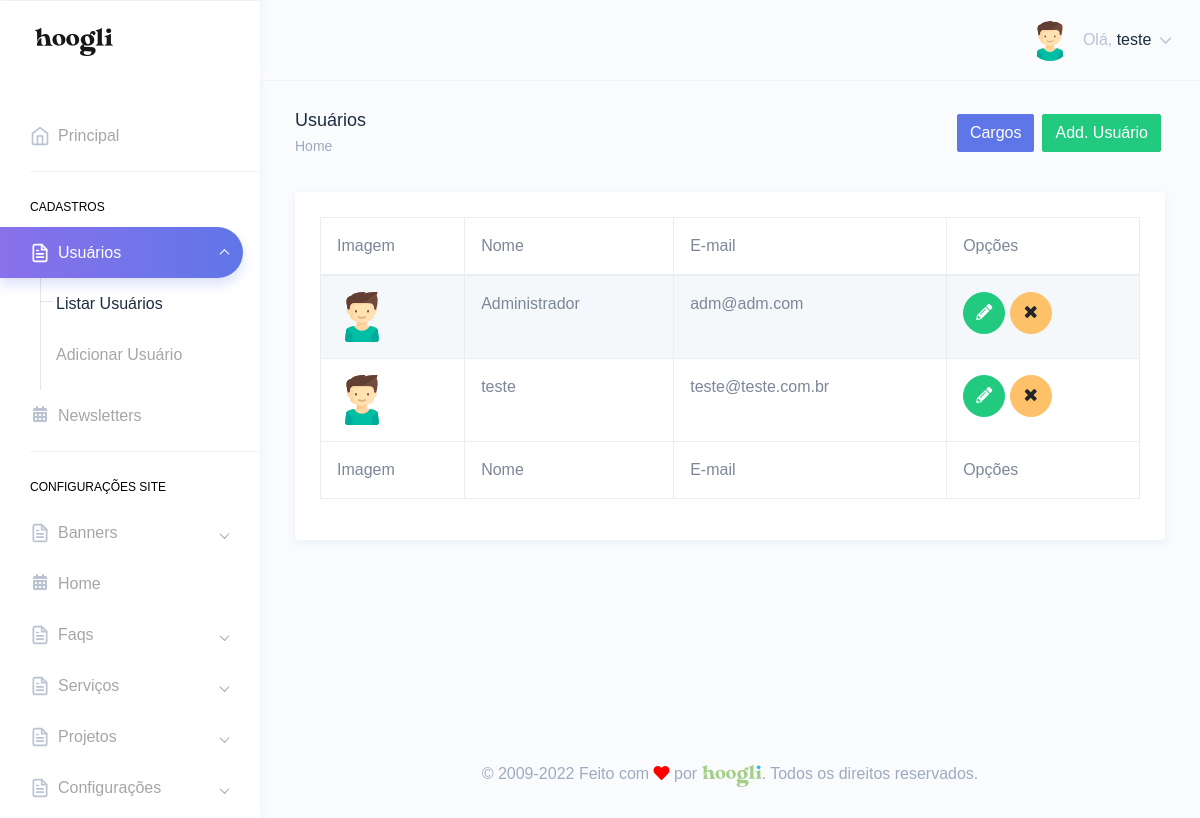
/painel/usuarios.php (signed in), run on the app's committed database.
### tables this page shows
CREATE TABLE `tbl_usuarios` (
  `id` int(11) NOT NULL,
  `nome` varchar(250) DEFAULT NULL,
  `email` varchar(250) DEFAULT NULL,
  `telefone` varchar(250) DEFAULT NULL,
  `endereco` varchar(250) DEFAULT NULL,
  `cpf` varchar(100) DEFAULT NULL,
  `login` varchar(100) DEFAULT NULL,
  `senha` varchar(100) DEFAULT NULL,
  `foto` varchar(250) DEFAULT NULL,
  `id_cargo` int(11) DEFAULT NULL,
  `sexo` varchar(2) DEFAULT NULL,
  `perm_cad_usuario` varchar(2) DEFAULT NULL,
  `perm_relatorio` varchar(2) DEFAULT NULL,
  `perm_add_usuario` varchar(2) DEFAULT NULL,
  `perm_edit_usuario` varchar(2) DEFAULT NULL,
  `perm_del_usuario` varchar(2) DEFAULT NULL,
  `perm_cad_contato` varchar(2) DEFAULT NULL,
  `perm_edit_contato` varchar(2) DEFAULT NULL,
  `perm_del_contato` varchar(2) DEFAULT NULL,
  `perm_edit_contato_nf` varchar(3) DEFAULT NULL,
  `perm_pag_principal_rm` varchar(2) DEFAULT NULL,
  `perm_pag_principal_uc` varchar(2) DEFAULT NULL,
  `admin_geral` varchar(2) DEFAULT NULL,
  `data_frase` date DEFAULT NULL,
  `id_frase` int(11) DEFAULT NULL,
  `frase_lida` varchar(2) DEFAULT NULL
);

### Connection/con-pdo.php (called while the page is built, shortened)
<?php
$conInstanciada = '';
if(empty($conInstanciada)) {
	class Conexao {
		private static $pdo;
		public static function getInstance() {
		if (!isset(self::$pdo)) {
		 try {
		  $opcoes = array(PDO::MYSQL_ATTR_INIT_COMMAND => 'SET NAMES utf8', PDO::ATTR_PERSISTENT => TRUE);
		  self::$pdo = new PDO("mysql:host=" . HOST . "; dbname=" . DBNAME . "; charset=" . CHARSET . ";", USER, PASSWORD, $opcoes);
		  self::$pdo->setAttribute(PDO::ATTR_ERRMODE, PDO::ERRMODE_EXCEPTION);
		 } catch (PDOException $e) {
		  print "Erro: " . $e->getMessage();
		 }
		}
		return self::$pdo;
		}
	}
}

### Class/acesso.class.php (called while the page is built, shortened)
<?php
$AcessoInstanciada = '';
if(empty($AcessoInstanciada)) {
	if(file_exists('Connection/conexao.php')) {
		require_once('Connection/con-pdo.php');
		require_once('funcoes.php');
	} else {
		require_once('../Connection/con-pdo.php');
		require_once('../funcoes.php');
	}
	class Acesso {
		private $pdo = null;
		private static $Acesso = null;
		private function __construct($conexao){
			$this->pdo = $conexao;
		}
		public static function getInstance($conexao){
			if (!isset(self::$Acesso)):
				self::$Acesso = new Acesso($conexao);
			endif;
			return self::$Acesso;
		}
		function rsDados($id='', $idCargo='', $orderBy='', $limite='') {
			$sqlLimite = '';
			$sqlOrdem = '';
			$sql = '';
			$nCampos = 0;
			if(!empty($id)) {
				$sql .= " and id = ?";
				$nCampos++;
				$campo[$nCampos] = $id;
			}
			try{
				$sql = "SELECT * FROM tbl_usuarios where 1=1 $sql $sqlOrdem $sqlLimite";
				$stm = $this->pdo->prepare($sql);
				for($i=1; $i<=$nCampos; $i++) {
					$stm->bindValue($i, $campo[$i]);
				}
				$stm->execute();
				$rsDados = $stm->fetchAll(PDO::FETCH_OBJ);
				if($id <> '' or $limite == 1) {
					return($rsDados[0]);
				} else {
					return($rsDados);
				}
			} catch(PDOException $erro){
				echo $erro->getMessage();
			}
		}
	}
}

### painel/verifica.php (called while the page is built, shortened)
<?php
include "../Class/acesso.class.php";
$verificaRestrito = Acesso::getInstance(Conexao::getInstance());
$usuarios = Acesso::getInstance(Conexao::getInstance());
$verificaRestrito->restritoAdmin();
$dadosUsuarioLogado = $verificaRestrito->rsDados($_SESSION['dadosLogado']->id);
?>

### funcoes.php (called while the page is built, shortened)
<?php
  function icone_genero($genero) {
    switch ($genero) {
      case "M": return "assets/images/avatars/boy.svg"; break;
    }
  }
?>

### painel/usuarios.php (the view, shortened to what this page needs)
<?php include "verifica.php";
$puxaUsuarios = $usuarios->rsDados();
?>
<!DOCTYPE html>
<html dir="ltr" lang="pt-br">
<head>
    <link href="dist/css/style.min.css" rel="stylesheet">
</head>
<body>
    <div id="main-wrapper" data-theme="light" data-layout="vertical" data-navbarbg="skin6" data-sidebartype="full" data-sidebar-position="fixed" data-header-position="fixed" data-boxed-layout="full">
      <?php include "header.php";?>
       <?php include "inc-menu-lateral.php";?>
        <div class="page-wrapper">
            <div class="page-breadcrumb">
                <div class="row">
                    <div class="col-7 align-self-center">
                        <h4 class="page-title text-truncate text-dark font-weight-medium mb-1">Usuários</h4>
                        <div class="d-flex align-items-center">
                            <nav aria-label="breadcrumb">
                                <ol class="breadcrumb m-0 p-0">
                                    <li class="breadcrumb-item"><a href="." class="text-muted">Home</a></li>
                                </ol>
                            </nav>
                        </div>
                    </div>
                    <div class="col-5 align-self-center">
                        <a href="add-usuario.php" class="btn btn-success float-right m-1">Add. Usuário</a>
                        <a href="cargos.php" class="btn btn-primary float-right m-1">Cargos</a>
                    </div>
                </div>
            </div>
            <div class="container-fluid">
                <div class="row">
                    <div class="col-12">
                        <div class="card">
                            <div class="card-body">
                                <div class="table-responsive">
                                    <table id="zero_config" class="table table-striped table-bordered no-wrap">
                                        <thead>
                                            <tr>
                                                <th>Imagem</th>
                                                <th>Nome</th>
                                                <th>E-mail</th>
                                                <th>Opções</th>
                                            </tr>
                                        </thead>
                                        <tbody>
                                            <?php
                                            if(count($puxaUsuarios) > 0){
                                            foreach($puxaUsuarios as $usuario){?>
                                            <tr>
                                                <td>
                                                    <?php if(isset($usuario->foto) && !empty($usuario->foto)){?>
                                                    <img src="../img/<?php echo $usuario->foto;?>" width="50">
                                                    <?php }else{?>
                                                    <img src="<?php echo icone_genero($usuario->sexo);?>" width="50">
                                                    <?php }?>
                                                    </td>
                                                <td><?php echo $usuario->nome;?></td>
                                                <td><?php echo $usuario->email;?></td>
                                                <td>
                                                    <a href="editar-usuario.php?id=<?php echo $usuario->id;?>" class="btn btn-success btn-circle"><i class="fas fa-pencil-alt"></i></a>
                                                    <a href="usuarios.php?id=<?php echo $usuario->id;?>&acao=excluirUsuario" class="btn btn-warning btn-circle"><i class="fa fa-times"></i></a>
                                                </td>
                                            </tr>
                                            <?php } }?>
                                        </tbody>
                                        <tfoot>
                                            <tr>
                                                <th>Imagem</th>
                                                <th>Nome</th>
                                                <th>E-mail</th>
                                                <th>Opções</th>
                                            </tr>
                                        </tfoot>
                                    </table>
                                </div>
                            </div>
                        </div>
                    </div>
                </div>
            </div>
        <?php include "footer.php";?>
        </div>
    </div>
</body>
</html>

### painel/header.php (shortened to what this page needs)
<header class="topbar" data-navbarbg="skin6">
            <nav class="navbar top-navbar navbar-expand-md">
                <div class="navbar-header" data-logobg="skin6">
                    <div class="navbar-brand">
                        <a href=".">
                            <span class="logo-text">
                                <img src="assets/images/hoogli_logo.png" alt="homepage" class="dark-logo" />
                            </span>
                        </a>
                    </div>
                </div>
                <div class="navbar-collapse collapse" id="navbarSupportedContent">
                    <ul class="navbar-nav float-right">
                        <li class="nav-item dropdown">
                            <a class="nav-link dropdown-toggle" href="javascript:void(0)" data-toggle="dropdown"
                                aria-haspopup="true" aria-expanded="false">
                                <?php if(!empty($dadosUsuarioLogado->foto)){?>
                                <img src="../img/<?php echo $dadosUsuarioLogado->foto;?>" alt="<?php echo $dadosUsuarioLogado->nome;?>" class="rounded-circle" width="40">
                                <?php }else{?>
                                <img src="<?php echo icone_genero($dadosUsuarioLogado->sexo);?>" alt="<?php echo $dadosUsuarioLogado->nome;?>" class="rounded-circle" width="40">
                                <?php }?>
                                <span class="ml-2 d-none d-lg-inline-block"><span>Olá,</span> <span
                                        class="text-dark"><?php echo $dadosUsuarioLogado->nome;?></span> <i data-feather="chevron-down"
                                        class="svg-icon"></i></span>
                            </a>
                        </li>
                    </ul>
                </div>
            </nav>
        </header>

### data on the page
tbl_usuarios: nome "teste", email "teste@teste.com.br"
tbl_usuarios: nome "Administrador", email "adm@adm.com"
